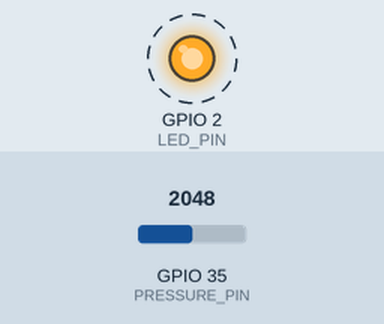
Bench run of a sketch on a simulated ESP32. Parts: output pins drawn as LEDs (lit = HIGH). Dashed ring = blinking. The test bench sets the inputs (shaded band); at power-on: GPIO 35 (PRESSURE_PIN) = 2048. What the sketch prints to the serial monitor is not drawn.

Above: at 1.7 s.
1.8 s: GPIO 35 (PRESSURE_PIN) set to 3384
4.8 s: GPIO 35 (PRESSURE_PIN) set to 3474
Timing chart, 0 to 13.8 s (numbered marks = the images above; inputs shaded):
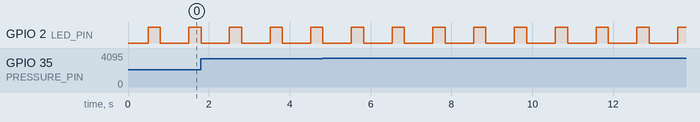

The sketch:

pressure_test.ino
```cpp
// Pressure bench test: 0.5-4.5 V transducer (0-1.2 MPa) on GPIO 35 through a voltage divider.
// Bench wiring only. In the final device the signal goes to ADS1115 A2 (see docs/PRD.md).
//
// Wiring (transducer is a 5 V part, so it is powered from the board's 5V pin, NOT 3V3):
//   transducer +5V     -> 5V pin (USB 5 V)
//   transducer GND     -> GND
//   transducer signal  -> R1 10k -> GPIO 35 -> R2 15k -> GND      (divider ratio 0.6)
//   optional: 100 nF from GPIO 35 to GND to smooth ADC noise
//
// Why the divider: the transducer outputs up to 4.5 V but the ESP32 input tolerates 3.3 V max.
// With 10k/15k, 0.5-4.5 V becomes 0.30-2.70 V, inside the ADC's ~3.1 V range, and the same
// resistor pair as the battery divider so one value covers both. Never connect the signal wire
// straight to a GPIO.
#include <Arduino.h>

#define PRESSURE_PIN 35        // ADC1_CH7, input only
#define LED_PIN 2              // onboard blue LED, blinks briefly per reading

#define SAMPLES 30             // median of 30 reads rejects ADC outliers
#define SAMPLE_INTERVAL_MS 10

#define R1_OHMS 10000.0f       // divider top (signal side)
#define R2_OHMS 15000.0f       // divider bottom (to GND)
#define DIVIDER_RATIO (R2_OHMS / (R1_OHMS + R2_OHMS))   // = 0.6

// Transducer transfer function: linear, 0.5 V = 0 MPa, 4.5 V = full scale.
#define V_AT_ZERO 0.5f
#define V_AT_FULL 4.5f
#define FULL_SCALE_MPA 1.2f
// Adjust after checking against a gauge: ZERO_OFFSET_MPA is the reading with the line open to air
// (subtracted from every reading); SPAN_FACTOR scales the result to match the gauge at pressure.
#define ZERO_OFFSET_MPA 0.0f
#define SPAN_FACTOR 1.0f

int cmpU16(const void *a, const void *b) {
  return *(const uint16_t *)a - *(const uint16_t *)b;
}

// Median of SAMPLES reads, in millivolts at the GPIO pin (analogReadMilliVolts applies the
// chip's factory ADC calibration).
uint16_t readPinMilliVolts() {
  uint16_t buf[SAMPLES];
  for (int i = 0; i < SAMPLES; i++) {
    buf[i] = analogReadMilliVolts(PRESSURE_PIN);
    delay(SAMPLE_INTERVAL_MS);
  }
  qsort(buf, SAMPLES, sizeof(buf[0]), cmpU16);
  return buf[SAMPLES / 2];
}

void setup() {
  Serial.begin(115200);
  delay(500);
  pinMode(LED_PIN, OUTPUT);
  analogSetPinAttenuation(PRESSURE_PIN, ADC_11db);   // 0 to ~3.1 V input range
  Serial.printf("Pressure test: signal on GPIO %d, divider ratio %.2f\n", PRESSURE_PIN, DIVIDER_RATIO);
}

void loop() {
  digitalWrite(LED_PIN, HIGH);
  uint16_t pinMv = readPinMilliVolts();
  digitalWrite(LED_PIN, LOW);

  // Undo the divider to get the transducer's own output voltage.
  float sensorV = (pinMv / 1000.0f) / DIVIDER_RATIO;

  // A healthy transducer never goes below ~0.5 V. Well under that means the signal wire, the
  // 5 V supply or the ground is disconnected, so say so instead of printing a fake pressure.
  if (sensorV < 0.4f) {
    Serial.printf("Pressure: -- (sensor %.2f V: below 0.5 V, check 5V, GND and signal wiring)\n", sensorV);
  } else {
    float mpa = ((sensorV - V_AT_ZERO) / (V_AT_FULL - V_AT_ZERO) * FULL_SCALE_MPA - ZERO_OFFSET_MPA) * SPAN_FACTOR;
    Serial.printf("Pressure: %.3f MPa  %.2f bar  %.1f psi   (sensor %.3f V, pin %u mV)\n",
                  mpa, mpa * 10.0f, mpa * 145.038f, sensorV, pinMv);
    if (sensorV > 4.6f) Serial.println("WARN: sensor above 4.6 V, outside the transducer's range.");
  }
  delay(700);
}
```

Measured:
- by itself, GPIO 2 (LED_PIN): alternates HIGH for 0.30 s and LOW for 0.71 s
